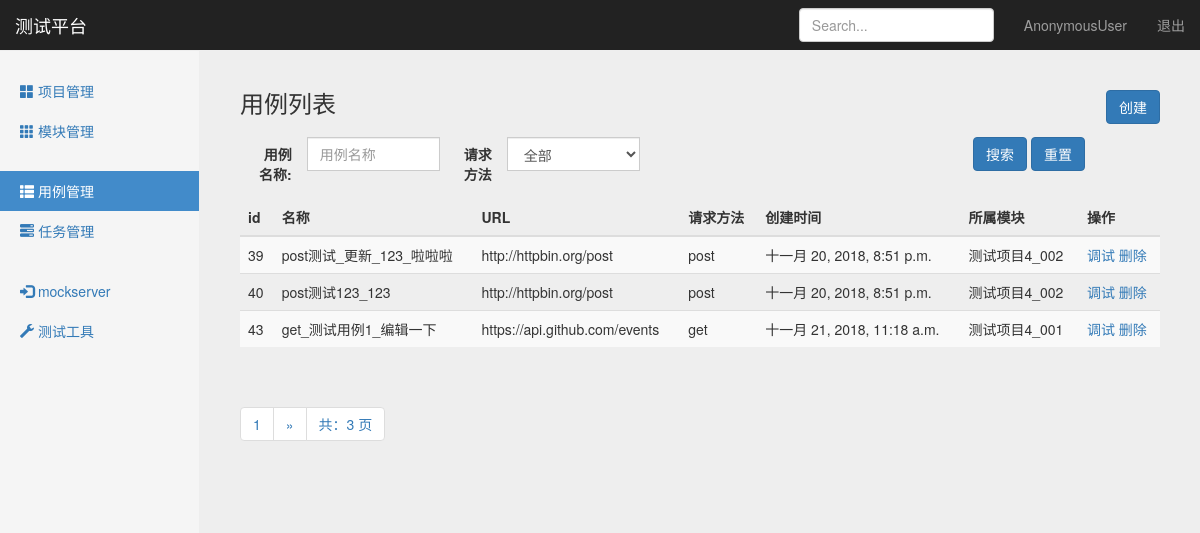
The page /interface/case_manage/ on the database its author committed.
### interface_app/models.py (models this page shows, shortened)
class TestCase(models.Model):
    module = models.ForeignKey(Module, on_delete=models.CASCADE)
    name = models.CharField("名称",max_length=100,blank=False,default="")
    url = models.TextField("URL",default="")
    req_method = models.CharField("方法", max_length=10,default="")
    req_type = models.CharField("参数类型", max_length=10, default="")
    req_header = models.TextField("header",  default="")
    req_parameter = models.TextField("参数", default="")
    resp_assert = models.TextField("验证", default="")
    create_time = models.DateTimeField("创建时间", auto_now=True)

### project_app/models.py (models this page shows)
class Module(models.Model):
    project = models.ForeignKey(Project,on_delete=models.CASCADE)
    name = models.CharField("名称", max_length=100, blank=False, default="")
    describe = models.TextField("描述", default="")
    create_time = models.DateTimeField("创建时间", auto_now=True)
    def __str__(self):
        return self.name

### interface_app/views/testcase_views.py (the view)
# urls.py: path('case_manage/',testcase_views.case_manage),
def case_manage(request):
    testcases = TestCase.objects.all().order_by("id")
    paginator = Paginator(testcases, 3)  #每页3条数据
    page = request.GET.get('page')
    try:
        contacts = paginator.page(page)
    except PageNotAnInteger:
        contacts = paginator.page(1)  # 如果页数不是整型, 取第一页
    except EmptyPage:
        contacts = paginator.page(paginator.num_pages)  #如果页数超出查询范围，取最后一页
    if request.method == 'GET':
        return render(request,"case_manage.html",{"type":"list","testcases":contacts})
    else:
        return HttpResponse("404")

### templates/case_manage.html (shortened to what this page needs)
{% extends "base.html" %}
{% block content %}
    <nav class="navbar navbar-inverse navbar-fixed-top">
      <div class="container-fluid">
        <div class="navbar-header">
          <a class="navbar-brand" href="#">测试平台</a>
        </div>
        <div id="navbar" class="navbar-collapse collapse">
          <ul class="nav navbar-nav navbar-right">
            <li><a href="#">{{ user }}</a></li>
            <li><a href="/logout">退出</a></li>
          </ul>
          <form class="navbar-form navbar-right">
            <input type="text" class="form-control" placeholder="Search...">
          </form>
        </div>
      </div>
    </nav>
    <div class="container-fluid">
      <div class="row">
        <div class="col-sm-3 col-md-2 sidebar">
          <ul class="nav nav-sidebar">
            <li><a href="/manage/project_manage/">
                <span class="glyphicon glyphicon-th-large"></span> 项目管理</a>
            </li>
            <li><a href="/manage/module_manage/">
                <span class="glyphicon glyphicon-th"></span> 模块管理</a>
            </li>
          </ul>
          <ul class="nav nav-sidebar">
            <li class="active"><a href="#">
                <span class="glyphicon glyphicon-th-list"></span> 用例管理</a>
            </li>
            <li><a href="/interface/task_manage/">
                <span class="glyphicon glyphicon-tasks"></span> 任务管理</a>
            </li>
          </ul>
          <ul class="nav nav-sidebar">
            <li><a href="#">
                <span class="glyphicon glyphicon-log-in"></span> mockserver</a>
            </li>
            <li><a href="#">
                <span class="glyphicon glyphicon-wrench"></span> 测试工具</a>
            </li>
          </ul>
        </div>
        {% if type == 'list' %}
        <div class="col-sm-9 col-sm-offset-3 col-md-10 col-md-offset-2 main">
          <h3 class="sub-header">用例列表
            <button type="button" class="btn btn-primary" id="CreateButton"
                    style="float: right;"
                    onclick="window.location.href='/interface/add_case/'">创建</button>
          </h3>
          <div class="table-responsive">
            <form method="get" class="form-horizontal" action="/interface/search_case_name/" data-bv-message="This value is not valid" data-bv-feedbackicons-valid="glyphicon glyphicon-ok" data-bv-feedbackicons-invalid="glyphicon glyphicon-remove" data-bv-feedbackicons-validating="glyphicon glyphicon-refresh">
              <div class="row margin-bottom-10 margin-top-10 text_field">
                <div class="col-lg-12 col-md-12 col-sm-12 col-xs-12" style="text-align: right;">
                    <div class="form-group col-lg-3 col-md-3 col-sm-3">
                      <label class="col-lg-4 col-md-4 col-sm-5 control-label no-padding-right" style=" padding-left: 13px;">用例名称:</label>
                      <div class="input-group col-lg-8 col-md-8 col-sm-7">
                        <input autocomplete="off" type="text" class="form-control" name="case_name" placeholder="用例名称">
                      </div>
                    </div>
                  <div class="form-group col-lg-3 col-md-3 col-sm-3" >
                    <label class="col-lg-4 col-md-5 col-sm-5 control-label no-padding-right">请求方法</label>
                    <div class="input-group col-lg-8 col-md-7 col-sm-7">
                      <select name="status" class="form-control" id="status">
                        <option value="" selected="">全部</option>
                      </select>
                    </div>
                  </div>
                  <div class="col-sm-6" style="text-align: right;">
                    <button type="submit" class="btn btn-primary margin-top-10">搜索</button>
                    <button type="submit" class="btn btn-primary margin-top-10">重置</button>
                  </div>
                </div>
              </div>
            </form>
            <table class="table table-striped" id="list">
              <thead>
                <tr>
                  <th>id</th>
                  <th>名称</th>
                  <th>URL</th>
                  <th>请求方法</th>
                  <th>创建时间</th>
                  <th>所属模块</th>
                  <th>操作</th>
                </tr>
              </thead>
              <tbody>
                {% for case in testcases %}
                <tr>
                  <td>{{ case.id }}</td>
                  <td>{{ case.name }}</td>
                  <td>{{ case.url }}</td>
                  <td>{{ case.req_method }}</td>
                  <td>{{ case.create_time }}</td>
                  <td>{{ case.module }}</td>
                  <td>
                      <a href="/interface/debug_case/{{ case.id }}/" id="update">调试</a>
                      <a href="/interface/delete_case/{{ case.id }}/" id="delete">删除</a>
                  </td>
                </tr>
                {% endfor %}
              </tbody>
            </table>
          </div>
            <div class="pagination">
                <span class="step-links">
                    <ul class="pagination">
                        <li><a href="#">{{ testcases.number }}</a></li>
                        {% if testcases.has_next %}
                            {% if case_name %}
                                <li><a href="?case_name={{ case_name }}&page={{ testcases.next_page_number }}">&raquo;</a></li>
                            {% else %}
                                <li><a href="?page={{ testcases.next_page_number }}">&raquo;</a></li>
                            {% endif %}
                        {% endif %}
                        <li><a href="#">共：{{ testcases.paginator.num_pages }} 页</a></li>
                    </ul>
                </span>
            </div>
        </div>
        {% endif %}
      </div>
    </div>
{% endblock %}

### static/css/signin.css (style rules this page uses)
body { padding-top: 40px; padding-bottom: 40px; background-color: #eee; }

### static/css/dashboard.css (style rules this page uses)
body { padding-top: 50px; }
.sub-header { padding-bottom: 10px; border-bottom: 1px solid #eee; }
.navbar-fixed-top { border: 0; }
.sidebar { display: none; }
@media (min-width: 768px) { .sidebar { position: fixed; top: 51px; bottom: 0; left: 0; z-index: 1000; display: block; padding: 20px; overflow-x: hidden; overflow-y: auto; background-color: #f5f5f5; border-right: 1px solid #eee; } }
.nav-sidebar { margin-right: -21px; margin-bottom: 20px; margin-left: -20px; }
.nav-sidebar > li > a { padding-right: 20px; padding-left: 20px; }
.nav-sidebar > .active > a, .nav-sidebar > .active > a:hover, .nav-sidebar > .active > a:focus { color: #fff; background-color: #428bca; }
.main { padding: 20px; }
@media (min-width: 768px) { .main { padding-right: 40px; padding-left: 40px; } }

### rows shown on the page
TestCase: id "39", name "post测试_更新_123_啦啦啦", url "http://httpbin.org/post", req_method "post", create_time "十一月 20, 2018, 8:51 p.m.", module "测试项目4_002"
TestCase: id "40", name "post测试123_123", url "http://httpbin.org/post", req_method "post", create_time "十一月 20, 2018, 8:51 p.m.", module "测试项目4_002"
TestCase: id "43", name "get_测试用例1_编辑一下", url "https://api.github.com/events", req_method "get", create_time "十一月 21, 2018, 11:18 a.m.", module "测试项目4_001"

### other values the page prints
{{ user }} "AnonymousUser"
{{ testcases.number }} "1"
{{ testcases.paginator.num_pages }} "3"
